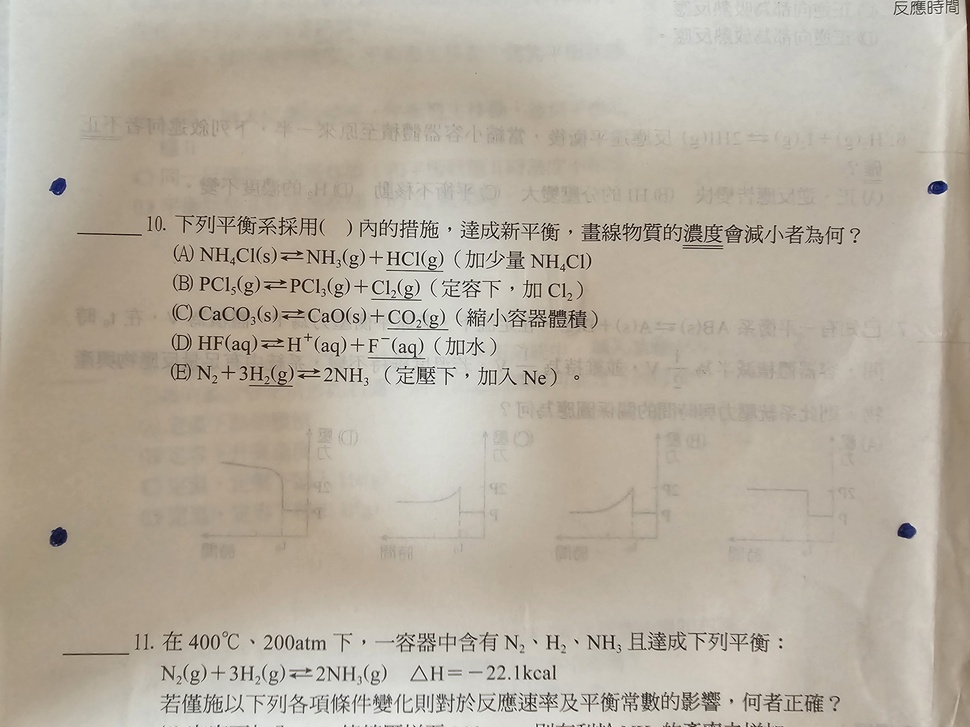
#> input picture img/ex7.jpg, 970 x 727 px, shrunk from 2603 x 1952 before the run
$ python blue.py
#> lines starting #> are read from the running program, lines starting #| are printed output that depends on the picture; after the words box and inside, x2 and y2 are one past the last pixel; in counts of white or black regions, pixels touching at a corner belong together
import cv2
import numpy as np

# 加載圖片
image = cv2.imread('img/ex7.jpg')
#> image is the input picture: shape (727, 970, 3); mean B, G, R 160.2, 174.2, 182.8

# 將圖片從 BGR 轉換到 HSV
hsv = cv2.cvtColor(image, cv2.COLOR_BGR2HSV)
#> hsv: shape (727, 970, 3); mean H, S, V 20.7, 33.8, 182.9

# 定義藍色的HSV範圍
lower_blue = np.array([100, 150, 0])  # 藍色的下界
upper_blue = np.array([140, 200, 200])  # 藍色的上界

# 創建遮罩，過濾掉非藍色部分
mask = cv2.inRange(hsv, lower_blue, upper_blue)
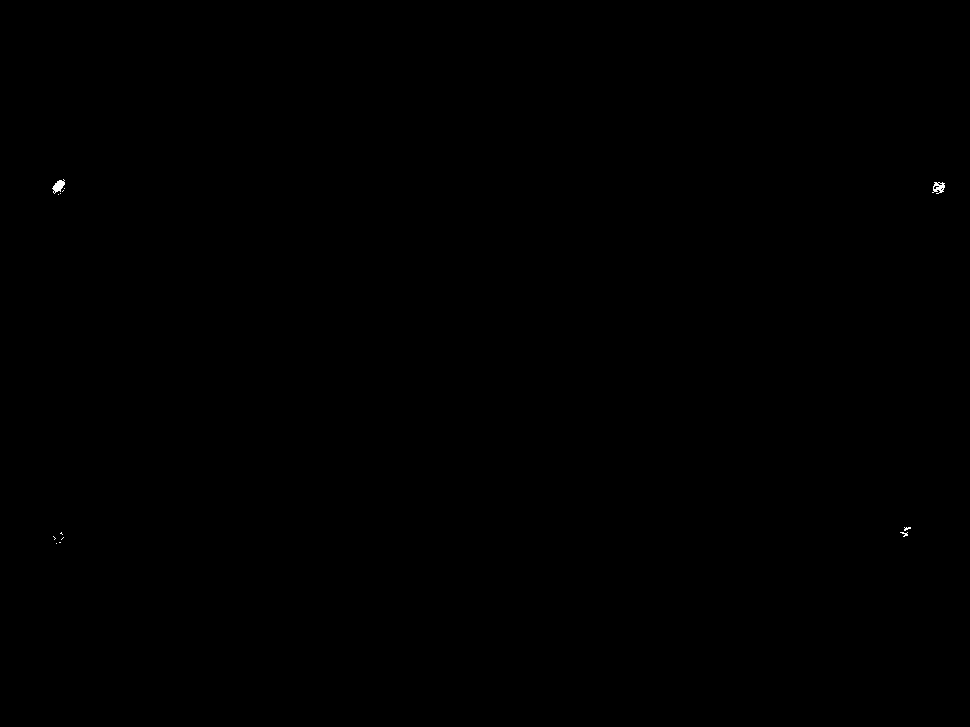
#> mask: shape (727, 970); 0.04% white; 13 white regions (11 under 20 px)

# 尋找輪廓
contours, _ = cv2.findContours(mask, cv2.RETR_EXTERNAL, cv2.CHAIN_APPROX_SIMPLE)
#> contours = 13 contours, 11 with area under 20; largest, box (x1, y1, x2, y2) and area: (52, 179, 65, 194) 84, (932, 182, 945, 194) 81

# 儲存點的座標
blue_points = []

# 遍歷每個輪廓，計算中心點
for contour in contours:
    M = cv2.moments(contour)
    if M["m00"] != 0:
        cx = int(M["m10"] / M["m00"])
        cy = int(M["m01"] / M["m00"])
        blue_points.append((cx, cy))
#> this loop made 13 passes
#> (cx, cy) on passes 5, 6, 7, 12, 13: (904, 533), (60, 532), (906, 528), (938, 186), (58, 185)
#> contour on passes 1, 2, 3, 4, 8, 9: [[56, 543]], [[59, 542], [60, 542]], [[63, 537], [61, 539]], [[53, 536], [55, 538], [54, 539], [55, 538]], [[58, 194]], [[60, 193]]
#> after the loop, blue_points = [(904, 533), (60, 532), (906, 528), (938, 186), (58, 185)]

# 合併距離很近的點
def merge_close_points(points, threshold=100):
#> called with threshold = 100
    merged_points = []
    while points:
        ref_point = points.pop(0)
        close_points = [ref_point]
        points_to_remove = []
        for point in points:
            distance = np.sqrt((ref_point[0] - point[0])**2 + (ref_point[1] - point[1])**2)
            if distance < threshold:
                close_points.append(point)
                points_to_remove.append(point)

        for point in points_to_remove:
            points.remove(point)

        # 計算所有近距離點的平均值
        avg_x = int(np.mean([p[0] for p in close_points]))
        avg_y = int(np.mean([p[1] for p in close_points]))
        merged_points.append((avg_x, avg_y))
#> this loop made 4 passes
#> (avg_x, avg_y) on pass 1: (905, 530)
#> after the loop, merged_points = [(905, 530), (60, 532), (938, 186), (58, 185)]; points = []

    return merged_points

# 合併後的藍色點
merged_blue_points = merge_close_points(blue_points)
#> merged_blue_points = [(905, 530), (60, 532), (938, 186), (58, 185)]

# 在圖像上畫出合併後的點
for point in merged_blue_points:
    cv2.circle(image, point, 5, (0, 255, 0), -1)
#> this loop made 4 passes
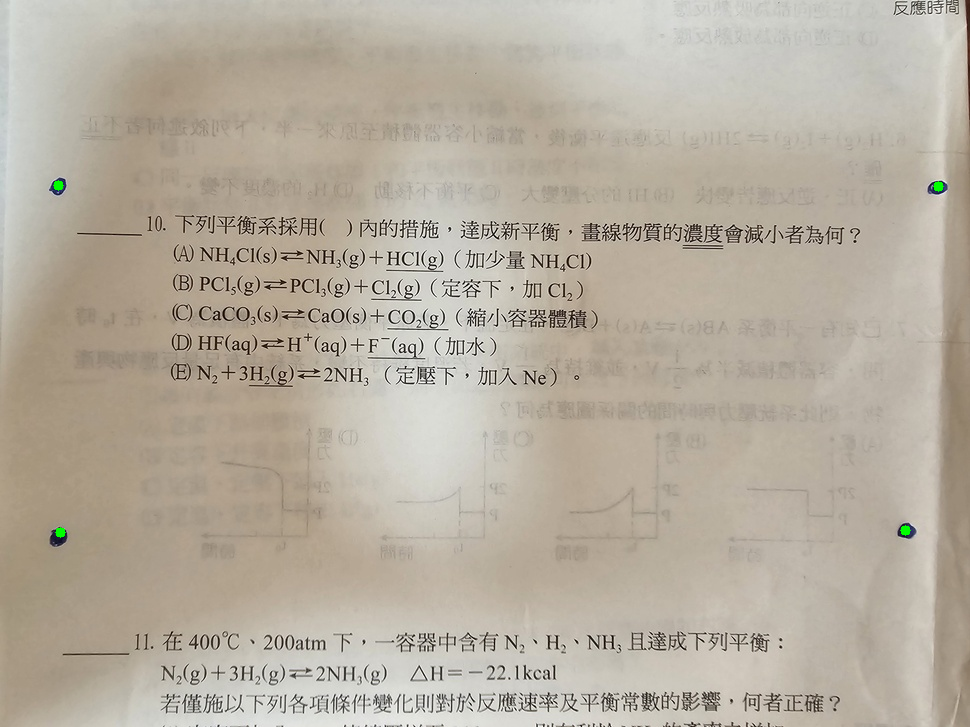
#> image: shape (727, 970, 3); 0.05% of pixels changed, all inside (x1, y1, x2, y2) = (53, 180, 944, 538)

# 顯示結果
print(f"合併後的藍色點座標: {merged_blue_points}")
#| 合併後的藍色點座標: [(905, 530), (60, 532), (938, 186), (58, 185)]

# 儲存結果圖片
cv2.imwrite("blue.jpg", image)
